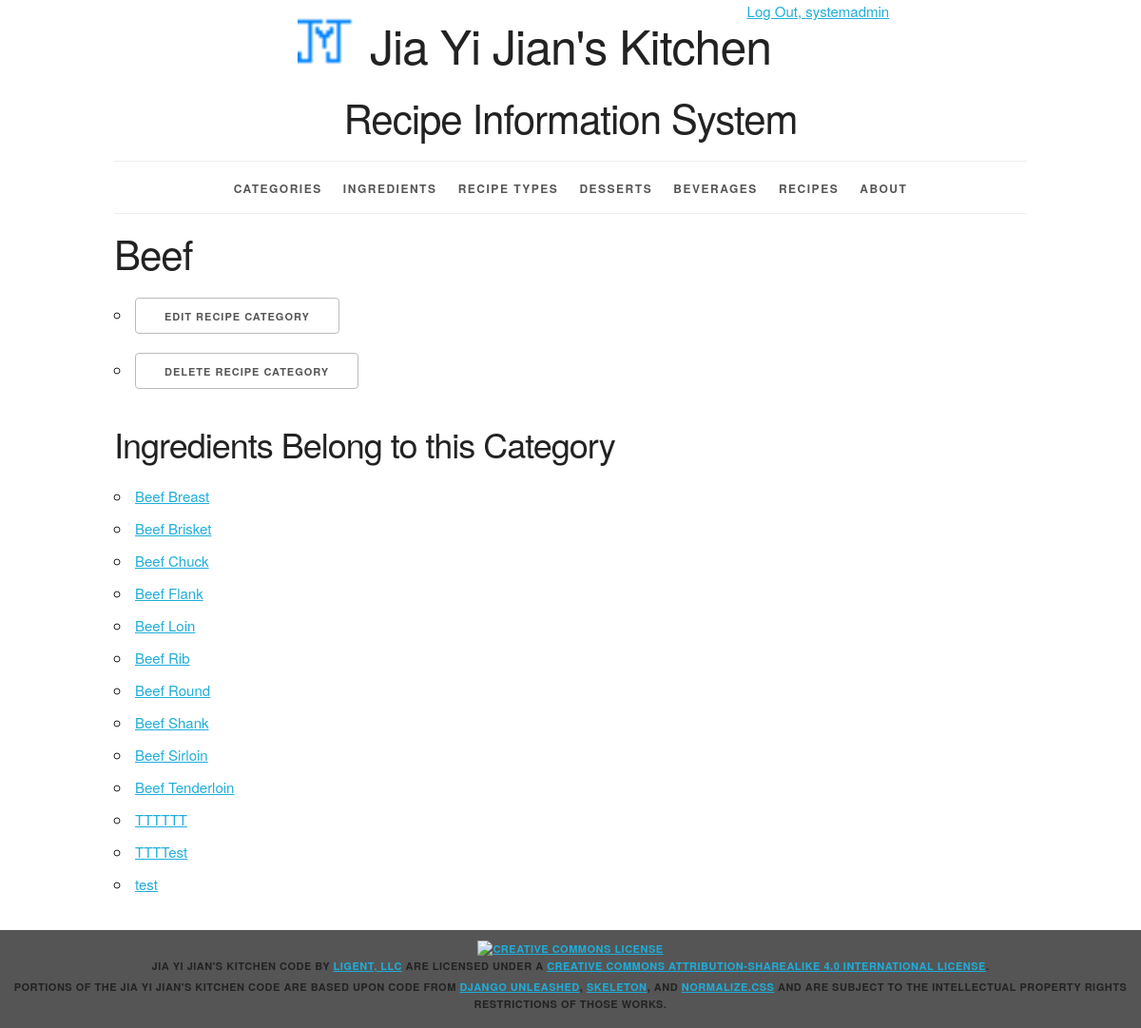
Screenshot of /categories/1/ (signed in) with the database file from the repository.
### recipeinfo/models.py (models this page shows, shortened)
class Category(models.Model):
    category_id = models.AutoField(primary_key=True)
    category_name = models.CharField(max_length=45, unique=True)
    def __str__(self):
        return '%s' % self.category_name
    def get_update_url(self):
        return reverse('recipeinfo_category_update_urlpattern',kwargs={'pk': self.pk})
    def get_delete_url(self):
        return reverse('recipeinfo_category_delete_urlpattern',kwargs={'pk': self.pk})
    class Meta:
        ordering = ['category_name']

class Ingredient(models.Model):
    ingredient_id = models.AutoField(primary_key=True)
    ingredient_name = models.CharField(max_length=45, unique=True)
    is_vegetarian = models.IntegerField()
    category = models.ForeignKey(Category, related_name='ingredients', on_delete=models.PROTECT)
    def __str__(self):
        return '%s' % ((self.ingredient_name))
    def get_absolute_url(self):
        return reverse('recipeinfo_ingredient_detail_urlpattern', kwargs={'pk': self.pk})
    class Meta:
        ordering = ['ingredient_name']

### recipeinfo/views.py (the view)
class CategoryDetail(LoginRequiredMixin, PermissionRequiredMixin, View):
    permission_required = 'recipeinfo.view_category'
    def get(self, request, pk):
        category = get_object_or_404(Category, pk=pk)
        ingredient_list = category.ingredients.all()
        return render(
            request,
            'recipeinfo/category_detail.html',
            {'category': category, 'ingredient_list': ingredient_list}
        )

### recipeinfo/templates/recipeinfo/category_detail.html (shortened to what this page needs)
{% extends 'recipeinfo/base.html' %}
{% block content %}
    <h2>{{ category }}</h2>
    <ul>
    {% if perms.recipeinfo.change_category %}
        <li><a href="{{ category.get_update_url }}"
        class="button">Edit Recipe Category</a> </li>
        {% endif %}
        {% if perms.recipeinfo.delete_category %}
        <li><a href="{{ category.get_delete_url }}"
        class="button">Delete Recipe Category</a></li>
    {% endif %}
    </ul>
    <section>
    <h3>Ingredients Belong to this Category</h3>
    <ul>
        {% for i in ingredient_list %}
        <li>
            <a href="{{ i.get_absolute_url }}">{{ i }}</a>
        </li>
        {% empty %}
        <li><em>The ingredients are currently not belong to any categories.</em></li>
        {% endfor %}
    </ul>
    </section>
{% endblock %}

### recipeinfo/templates/recipeinfo/base.html (shortened to what this page needs)
{% load staticfiles %}
<!DOCTYPE html>
<html lang="en">
<head>
    <link rel="stylesheet" type="text/css"
          href="{% static 'recipeinfo/normalize.css' %}">
    <link rel="stylesheet" type="text/css"
          href="{% static 'recipeinfo/skeleton.css' %}">
    <link rel="stylesheet" type="text/css"
          href="{% static 'recipeinfo/style.css' %}">
</head>
<body>
<div class="container">
    <div class="offset-by-eight four columns">
        <ul class = "inline">
            {% if user.is_authenticated %}
                <li><a href="{% url 'logout_urlpattern' %}">
                    Log Out, {{ user.get_username }}</a></li>
                {% else %}
                <li><a href="{% url 'login_urlpattern' %}">
                    Log In</a></li>
            {% endif %}
        </ul>
    </div>
    <header class="row">
        <div class="offset-by-one ten columns">
            <h1 class="logo">Jia Yi Jian's Kitchen</h1>
            <h2>Recipe Information System</h2>
        </div>
    </header>
    <nav>
        <ul>
            {% if user.is_authenticated %}
            <li>
                <a href="{% url 'recipeinfo_category_list_urlpattern' %}">
                    Categories</a></li>
            <li>
                <a href="{% url 'recipeinfo_ingredient_list_urlpattern' %}">
                    Ingredients</a></li>
            <li>
                <a href="{% url 'recipeinfo_recipe_type_list_urlpattern' %}">
                    Recipe Types</a></li>
            <li>
                <a href="{% url 'recipeinfo_dessert_list_urlpattern' %}">
                    Desserts</a></li>
            <li>
                <a href="{% url 'recipeinfo_beverage_list_urlpattern' %}">
                    Beverages</a></li>
            <li>
                <a href="{% url 'recipeinfo_recipe_list_urlpattern' %}">
                    Recipes</a></li>
            {% endif %}
            <li>
                <a href="{% url 'about_urlpattern' %}">
                    About</a></li>
        </ul>
    </nav>
    <main>
        {% block content %}{% endblock %}
    </main>
</div>
<footer>
    <p>
        <a rel="license" href="http://creativecommons.org/licenses/by-sa/4.0/">
            <img alt="Creative Commons License" style="border-width:0"
                 src="https://i.creativecommons.org/l/by-sa/4.0/88x31.png"/>
        </a><br/><span property="dct:title">Jia Yi Jian's Kitchen Code</span>
        by
        <a href="https://www.ligent.net" property="cc:attributionName"
           rel="cc:attributionURL">Ligent, LLC</a> are licensed under a
        <a rel="license" href="http://creativecommons.org/licenses/by-sa/4.0/">Creative Commons Attribution-ShareAlike
            4.0 International License</a>.
    </p>
    <p>Portions of the Jia Yi Jian's Kitchen code are based upon code from
        <a href="https://django-unleashed.com">Django Unleashed</a>,
        <a href="http://getskeleton.com/">Skeleton</a>, and
        <a href="https://necolas.github.io/normalize.css/">Normalize.css</a> and
        are subject to the intellectual property rights restrictions of those works.
    </p>
</footer>
</body>
</html>

### recipeinfo/static/recipeinfo/skeleton.css (style rules this page uses)
.container { position: relative; width: 100%; max-width: 960px; margin: 0 auto; padding: 0 20px; box-sizing: border-box; }
.column, .columns { width: 100%; float: left; box-sizing: border-box; }
@media (min-width: 400px) { .container { width: 85%; padding: 0; } }
@media (min-width: 550px) { .container { width: 80%; } }
@media (min-width: 550px) { .column, .columns { margin-left: 4%; } }
@media (min-width: 550px) { .column:first-child, .columns:first-child { margin-left: 0; } }
@media (min-width: 550px) { .four.columns { width: 30.6666666667%; } }
@media (min-width: 550px) { .ten.columns { width: 82.6666666667%; } }
@media (min-width: 550px) { .offset-by-one.column, .offset-by-one.columns { margin-left: 8.66666666667%; } }
@media (min-width: 550px) { .offset-by-eight.column, .offset-by-eight.columns { margin-left: 69.3333333333%; } }
html { font-size: 62.5%; }
body { font-size: 1.5em; line-height: 1.6; font-weight: 400; font-family: "Raleway", "HelveticaNeue", "Helvetica Neue", Helvetica, Arial, sans-serif; color: #222; }
h1, h2, h3, h4, h5, h6 { margin-top: 0; margin-bottom: 2rem; font-weight: 300; }
h1 { font-size: 4.0rem; line-height: 1.2; letter-spacing: -.1rem; }
h2 { font-size: 3.6rem; line-height: 1.25; letter-spacing: -.1rem; }
h3 { font-size: 3.0rem; line-height: 1.3; letter-spacing: -.1rem; }
@media (min-width: 550px) { h1 { font-size: 5.0rem; } }
@media (min-width: 550px) { h2 { font-size: 4.2rem; } }
@media (min-width: 550px) { h3 { font-size: 3.6rem; } }
p { margin-top: 0; }
a { color: #1EAEDB; }
.button, button, input[type="submit"], input[type="reset"], input[type="button"] { display: inline-block; height: 38px; padding: 0 30px; color: #555; text-align: center; font-size: 11px; font-weight: 600; line-height: 38px; letter-spacing: .1rem; text-transform: uppercase; text-decoration: none; white-space: nowrap; background-color: transparent; border-radius: 4px; border: 1px solid #bbb; cursor: pointer; box-sizing: border-box; }
ul { list-style: circle inside; }
ol, ul { padding-left: 0; margin-top: 0; }
li { margin-bottom: 1rem; }
button, .button { margin-bottom: 1rem; }
pre, blockquote, dl, figure, table, p, ul, ol, form { margin-bottom: 2.5rem; }
.container:after, .row:after, .u-cf { content: ""; display: table; clear: both; }

### recipeinfo/static/recipeinfo/style.css (style rules this page uses)
html { height: 100%; background-color: #555; }
body { background-color: white; }
body>div>header { text-align: center;; }
header h1 { display: inline-block; font-weight: normal; font-style: normal; width: 100%; margin-top: 0; padding-top: 0; }
.logo { padding-top: 50px; background-image: url("recipeinfo_logo.ico"); background-size: 50px; background-repeat: no-repeat; background-position: top; }
@media (min-width: 750px) { .logo { padding-top: 0; background-size: contain; background-position: 0% 0%; } }
@media (min-width: 1000px) { .logo { background-position: 10% 0%; } }
@media (min-width: 1200px) { .logo { background-position: 15% 0%; } }
nav { border-top: 1px solid #eee; width: 100%; border-bottom: 1px solid #eee; margin: 0 0 1em; padding: 0; }
nav ul { margin: 0; padding: 1em 0; list-style-type: none; text-align: center; }
nav ul li { display: inline; padding: 0; margin: 0 0.25em; font-weight: 600; text-transform: uppercase; text-align: center; font-size: 1rem; letter-spacing: .10rem; }
@media (min-width: 400px) { nav ul li { letter-spacing: .15rem; font-size: 1.2rem; margin: 0 0.5em; } }
@media (min-width: 550px) { nav ul li { margin: 0 0.75em; } }
nav ul li a { color: #555; text-decoration: none; background-color: transparent; cursor: pointer; }
.inline { list-style-type: none; padding: 0; margin: 0 0 -0.5em; }
.inline li { display: inline; }
body>footer { width: 100%; background-color: #555; font-size: 1.1rem; letter-spacing: .05rem; font-weight: 600; text-transform: uppercase; text-align: center; padding: 1em 0; margin: 1em 0; }
body>footer p { margin-bottom: 0.5rem; }

### rows the page displays
Category: category_name "Beef"
Ingredient: ingredient_name "Beef Breast"
Ingredient: ingredient_name "Beef Brisket"
Ingredient: ingredient_name "Beef Chuck"
Ingredient: ingredient_name "Beef Flank"
Ingredient: ingredient_name "Beef Loin"
Ingredient: ingredient_name "Beef Rib"
Ingredient: ingredient_name "Beef Round"
Ingredient: ingredient_name "Beef Shank"
Ingredient: ingredient_name "Beef Sirloin"
Ingredient: ingredient_name "Beef Tenderloin"
Ingredient: ingredient_name "TTTTTT"
Ingredient: ingredient_name "TTTTest"
Ingredient: ingredient_name "test"

### other values shown
{{ user.get_username }} "systemadmin"
